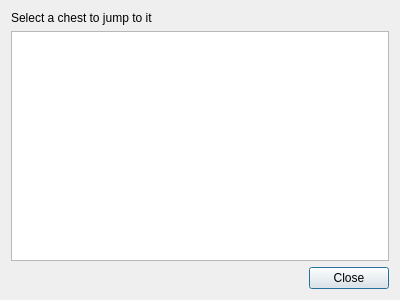
<?xml version="1.0" encoding="UTF-8"?>
<ui version="4.0">
 <class>FindChests</class>
 <widget class="QDialog" name="FindChests">
  <property name="geometry">
   <rect>
    <x>0</x>
    <y>0</y>
    <width>400</width>
    <height>300</height>
   </rect>
  </property>
  <property name="windowTitle">
   <string>Dialog</string>
  </property>
  <layout class="QGridLayout" name="gridLayout">
   <item row="1" column="0">
    <widget class="QTreeWidget" name="treeWidget">
     <property name="editTriggers">
      <set>QAbstractItemView::NoEditTriggers</set>
     </property>
     <property name="sortingEnabled">
      <bool>true</bool>
     </property>
     <property name="headerHidden">
      <bool>true</bool>
     </property>
     <column>
      <property name="text">
       <string notr="true">1</string>
      </property>
     </column>
    </widget>
   </item>
   <item row="2" column="0">
    <widget class="QDialogButtonBox" name="buttonBox">
     <property name="orientation">
      <enum>Qt::Horizontal</enum>
     </property>
     <property name="standardButtons">
      <set>QDialogButtonBox::Close</set>
     </property>
    </widget>
   </item>
   <item row="0" column="0">
    <widget class="QLabel" name="label">
     <property name="text">
      <string>Select a chest to jump to it</string>
     </property>
    </widget>
   </item>
  </layout>
 </widget>
 <resources/>
 <connections>
  <connection>
   <sender>buttonBox</sender>
   <signal>accepted()</signal>
   <receiver>FindChests</receiver>
   <slot>accept()</slot>
   <hints>
    <hint type="sourcelabel">
     <x>248</x>
     <y>254</y>
    </hint>
    <hint type="destinationlabel">
     <x>157</x>
     <y>274</y>
    </hint>
   </hints>
  </connection>
  <connection>
   <sender>buttonBox</sender>
   <signal>rejected()</signal>
   <receiver>FindChests</receiver>
   <slot>reject()</slot>
   <hints>
    <hint type="sourcelabel">
     <x>316</x>
     <y>260</y>
    </hint>
    <hint type="destinationlabel">
     <x>286</x>
     <y>274</y>
    </hint>
   </hints>
  </connection>
  <connection>
   <sender>treeWidget</sender>
   <signal>itemSelectionChanged()</signal>
   <receiver>FindChests</receiver>
   <slot>chestSelected()</slot>
   <hints>
    <hint type="sourcelabel">
     <x>199</x>
     <y>144</y>
    </hint>
    <hint type="destinationlabel">
     <x>199</x>
     <y>149</y>
    </hint>
   </hints>
  </connection>
 </connections>
 <slots>
  <slot>chestSelected()</slot>
 </slots>
</ui>
